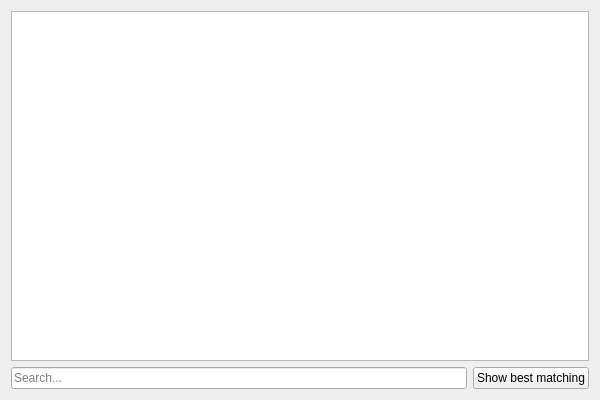
<?xml version="1.0" encoding="UTF-8"?>
<ui version="4.0">
 <class>GUIClass</class>
 <widget class="QWidget" name="GUIClass">
  <property name="geometry">
   <rect>
    <x>0</x>
    <y>0</y>
    <width>600</width>
    <height>400</height>
   </rect>
  </property>
  <property name="windowTitle">
   <string>GUI</string>
  </property>
  <layout class="QVBoxLayout" name="verticalLayout">
   <item>
    <widget class="QListWidget" name="docList"/>
   </item>
   <item>
    <layout class="QHBoxLayout" name="horizontalLayout">
     <item>
      <widget class="QLineEdit" name="searchLineEdit">
       <property name="placeholderText">
        <string>Search...</string>
       </property>
      </widget>
     </item>
     <item>
      <widget class="QPushButton" name="showButton">
       <property name="text">
        <string>Show best matching</string>
       </property>
      </widget>
     </item>
    </layout>
   </item>
  </layout>
 </widget>
 <layoutdefault spacing="6" margin="11"/>
 <resources>
  <include location="GUI.qrc"/>
 </resources>
 <connections/>
</ui>
